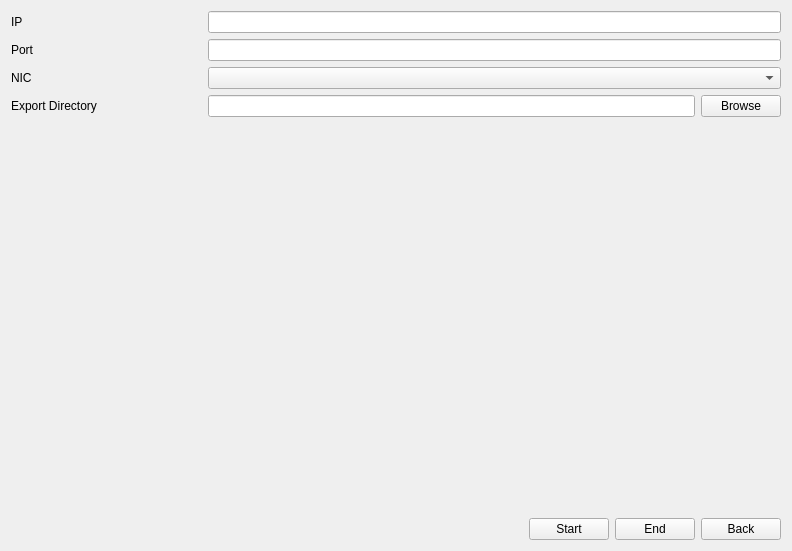
<?xml version="1.0" encoding="UTF-8"?>
<ui version="4.0">
 <class>PacketCapture</class>
 <widget class="QWidget" name="PacketCapture">
  <property name="geometry">
   <rect>
    <x>0</x>
    <y>0</y>
    <width>792</width>
    <height>551</height>
   </rect>
  </property>
  <property name="focusPolicy">
   <enum>Qt::StrongFocus</enum>
  </property>
  <property name="windowTitle">
   <string>Form</string>
  </property>
  <layout class="QVBoxLayout" name="verticalLayout">
   <item>
    <layout class="QGridLayout" name="gridLayout">
     <item row="0" column="0">
      <widget class="MyLabel" name="labelIp">
       <property name="sizePolicy">
        <sizepolicy hsizetype="Preferred" vsizetype="Preferred">
         <horstretch>1</horstretch>
         <verstretch>0</verstretch>
        </sizepolicy>
       </property>
       <property name="text">
        <string>IP</string>
       </property>
      </widget>
     </item>
     <item row="0" column="1">
      <widget class="MyLineEdit" name="lineEditIP">
       <property name="sizePolicy">
        <sizepolicy hsizetype="Expanding" vsizetype="Fixed">
         <horstretch>3</horstretch>
         <verstretch>0</verstretch>
        </sizepolicy>
       </property>
      </widget>
     </item>
     <item row="1" column="0">
      <widget class="MyLabel" name="labelPort">
       <property name="text">
        <string>Port</string>
       </property>
      </widget>
     </item>
     <item row="1" column="1">
      <widget class="MyLineEdit" name="lineEditPort"/>
     </item>
     <item row="2" column="0">
      <widget class="MyLabel" name="labelNic">
       <property name="text">
        <string>NIC</string>
       </property>
      </widget>
     </item>
     <item row="2" column="1">
      <widget class="ComboBox" name="comboBoxNic"/>
     </item>
     <item row="3" column="0">
      <widget class="MyLabel" name="labelExportDirectory">
       <property name="text">
        <string>Export Directory</string>
       </property>
      </widget>
     </item>
     <item row="3" column="1">
      <widget class="QWidget" name="" native="true">
       <layout class="QHBoxLayout" name="horizontalLayout">
        <property name="leftMargin">
         <number>0</number>
        </property>
        <property name="topMargin">
         <number>0</number>
        </property>
        <property name="rightMargin">
         <number>0</number>
        </property>
        <property name="bottomMargin">
         <number>0</number>
        </property>
        <item>
         <widget class="MyLineEdit" name="lineEditExportDirectory">
          <property name="readOnly">
           <bool>true</bool>
          </property>
         </widget>
        </item>
        <item>
         <widget class="MyPushButton" name="pushButtonBrowse">
          <property name="text">
           <string>Browse</string>
          </property>
         </widget>
        </item>
       </layout>
      </widget>
     </item>
    </layout>
   </item>
   <item>
    <spacer name="verticalSpacer">
     <property name="orientation">
      <enum>Qt::Vertical</enum>
     </property>
     <property name="sizeHint" stdset="0">
      <size>
       <width>20</width>
       <height>369</height>
      </size>
     </property>
    </spacer>
   </item>
   <item>
    <layout class="QHBoxLayout" name="horizontalLayout_2">
     <item>
      <spacer name="horizontalSpacer">
       <property name="orientation">
        <enum>Qt::Horizontal</enum>
       </property>
       <property name="sizeHint" stdset="0">
        <size>
         <width>40</width>
         <height>20</height>
        </size>
       </property>
      </spacer>
     </item>
     <item>
      <widget class="MyPushButton" name="pushButtonStart">
       <property name="text">
        <string>Start</string>
       </property>
      </widget>
     </item>
     <item>
      <widget class="MyPushButton" name="pushButtonEnd">
       <property name="text">
        <string>End</string>
       </property>
      </widget>
     </item>
     <item>
      <widget class="MyPushButton" name="pushButtonBack">
       <property name="text">
        <string>Back</string>
       </property>
      </widget>
     </item>
    </layout>
   </item>
  </layout>
 </widget>
 <customwidgets>
  <customwidget>
   <class>ComboBox</class>
   <extends>QComboBox</extends>
   <header>combobox.h</header>
  </customwidget>
  <customwidget>
   <class>MyLineEdit</class>
   <extends>QLineEdit</extends>
   <header>mylineedit.h</header>
  </customwidget>
  <customwidget>
   <class>MyPushButton</class>
   <extends>QPushButton</extends>
   <header>mypushbutton.h</header>
  </customwidget>
  <customwidget>
   <class>MyLabel</class>
   <extends>QLabel</extends>
   <header>mylabel.h</header>
  </customwidget>
 </customwidgets>
 <resources/>
 <connections/>
</ui>
